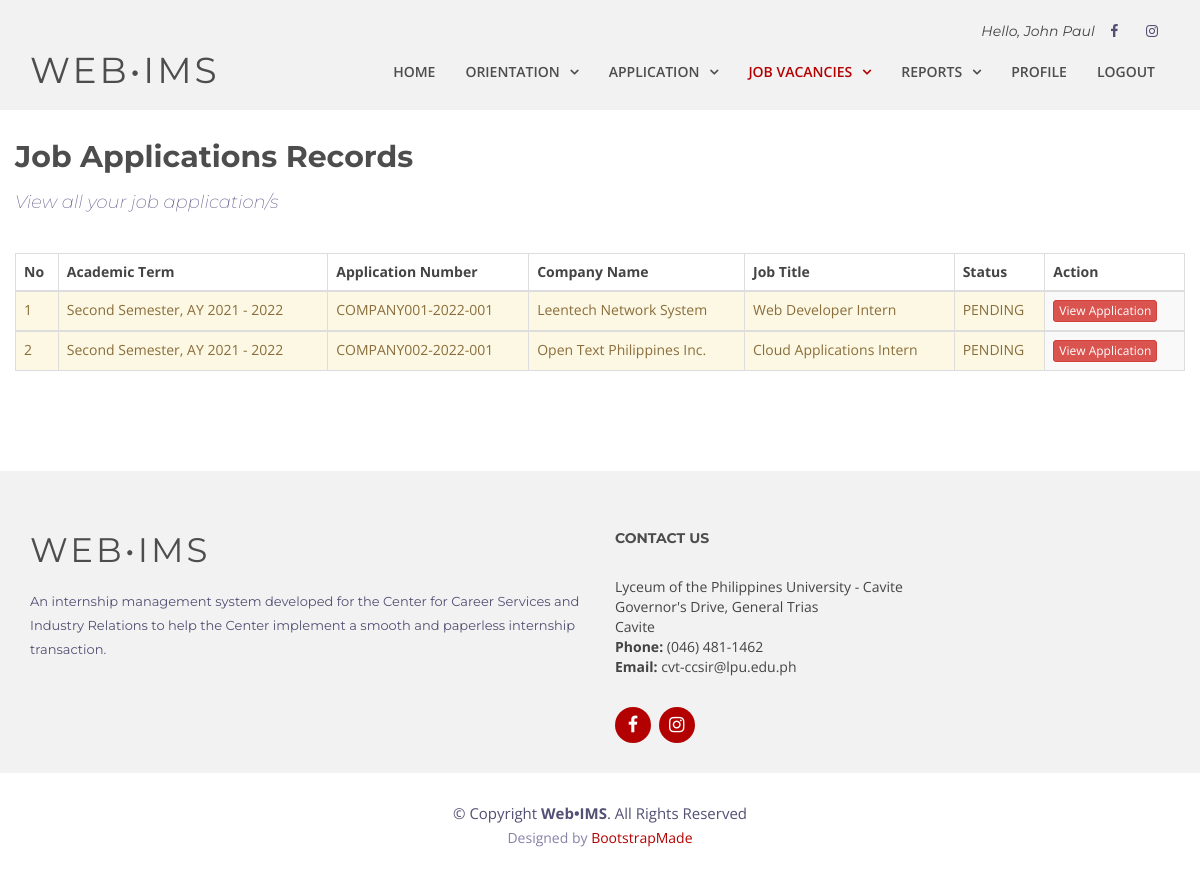
The app's page /student/vac-history.php (signed in) with its own data.
### tables this page shows
CREATE TABLE `tbl_job_application` (
  `job_application_id` varchar(50) NOT NULL,
  `job_id` varchar(50) NOT NULL,
  `userid` varchar(50) NOT NULL,
  `term_id` varchar(50) NOT NULL,
  `date_applied` varchar(50) NOT NULL,
  `date_confirmed` varchar(50) NOT NULL,
  `employer_confirmed` varchar(50) NOT NULL,
  `status_flag` tinyint(1) NOT NULL
);

CREATE TABLE `tbl_acad_term` (
  `term_id` varchar(50) NOT NULL,
  `term_name` varchar(250) NOT NULL,
  `term_from_year` varchar(50) NOT NULL,
  `term_to_year` varchar(50) NOT NULL,
  `current_flag` tinyint(1) NOT NULL,
  `active_flag` tinyint(1) NOT NULL,
  `delete_flag` tinyint(1) NOT NULL
);

CREATE TABLE `tbl_company` (
  `company_id` varchar(50) NOT NULL,
  `company_name` varchar(500) NOT NULL,
  `company_desc` varchar(1000) NOT NULL,
  `company_address_id` varchar(50) NOT NULL,
  `company_contact_id` varchar(50) NOT NULL,
  `company_moa_id` varchar(50) NOT NULL,
  `company_img` varchar(250) NOT NULL,
  `userid` varchar(50) NOT NULL,
  `date_modified` varchar(100) NOT NULL,
  `delete_flag` tinyint(1) NOT NULL
);

CREATE TABLE `tbl_job` (
  `job_id` varchar(50) NOT NULL,
  `job_name` varchar(500) NOT NULL,
  `job_desc` varchar(1000) NOT NULL,
  `num_vacancy` varchar(11) NOT NULL,
  `allowance_flag` tinyint(1) NOT NULL,
  `company_id` varchar(50) NOT NULL,
  `date_modified` varchar(100) NOT NULL,
  `userid` varchar(50) NOT NULL,
  `active_flag` tinyint(1) NOT NULL,
  `delete_flag` tinyint(1) NOT NULL
);

CREATE TABLE `tbl_status` (
  `status_id` int(11) NOT NULL,
  `status_name` varchar(50) NOT NULL
);

### student/vac-history.php (the view, shortened to what this page needs)
<?php
	include '../connect.php';
	$userid = $_SESSION['userid'];
	$query = "SELECT tbl_job_application.job_application_id, tbl_job_application.status_flag,
				tbl_job.job_name, tbl_company.company_name, tbl_status.status_name,
				tbl_acad_term.term_id, tbl_acad_term.term_name, tbl_acad_term.term_from_year, tbl_acad_term.term_to_year
			FROM tbl_job_application
			JOIN tbl_job ON tbl_job.job_id = tbl_job_application.job_id
			JOIN tbl_company ON tbl_company.company_id = tbl_job.company_id
			JOIN tbl_status ON tbl_status.status_id = tbl_job_application.status_flag
			JOIN tbl_acad_term ON tbl_acad_term.term_id = tbl_job_application.term_id
			WHERE tbl_job_application.userid = '$userid'";
	$result = mysqli_query($con, $query);
?>
<!DOCTYPE html>
<html lang="en">
	<head>
		<link href="../lib/font-awesome/css/font-awesome.min.css" rel="stylesheet">
		<link href="../lib/animate/animate.min.css" rel="stylesheet">
		<link href="../lib/ionicons/css/ionicons.min.css" rel="stylesheet">
		<link href="../lib/owlcarousel/assets/owl.carousel.min.css" rel="stylesheet">
		<link href="../lib/lightbox/css/lightbox.min.css" rel="stylesheet">
		<link href="../css/style.css" rel="stylesheet">
		<link href="../css/popup.css" rel="stylesheet">
		<link rel="stylesheet" href="https://maxcdn.bootstrapcdn.com/bootstrap/3.3.7/css/bootstrap.min.css" />
		<link href="https://cdnjs.cloudflare.com/ajax/libs/bootstrap-datepicker/1.5.0/css/bootstrap-datepicker.css" rel="stylesheet">
	</head>
	<body>
		<header id="header">
			<div id="topbar">
				<div class="container">
					<div class="social-links">
						<span style="font-size:14px; font-family: Montserrat, sans-serif; font-style: italic">Hello, <?php echo $_SESSION['fname']; ?> </span>
						<a href="https://www.facebook.com/lpu.csi.iao/" target="_blank" class="facebook"><i class="fa fa-facebook"></i></a>
						<a href="https://www.instagram.com/lpu.csi.iao/" target="_blank" class="instagram"><i class="fa fa-instagram"></i></a>
					</div>
				</div>
			</div>
			<div class="container">
				<div class="logo float-left">
					<h1 class="text-light"><a href="vac-history.php" class="scrollto"><span>Web•IMS</span></a></h1>
				</div>
				<nav class="main-nav float-right d-none d-lg-block">
					<ul>
						<li><a href="index.php">Home</a></li>
						<li class=" drop-down"><a href="orientation.php">Orientation</a>
						</li>
						<li class=" drop-down"><a href="application.php">Application</a>
						</li>
						<li class="active drop-down"><a href="vacancies.php">Job Vacancies</a>
						</li>
						<li class="drop-down"><a href="#">Reports</a>
						</li>
						<li><a href="profile.php">Profile</a></li>
						<li><a href="../login/logout.php">Logout</a></li>
					</ul>
				</nav>
			</div>
		</header>
		<main id="main">
			<section id="about" >
				<div class="container">
					<div class="row">
						<div class="about-content"  style="text-align:justify;">
							<h2>Job Applications Records</h2>
							<?php
								if(mysqli_num_rows($result) > 0){
							?>
									<h4>View all your job application/s</h4>
							<?php
								}
								else{
							?>
									<h4>Nothing to see here yet.</h4>
							<?php
								}
							?>
						</div>
						<br>
						<?php
							if(mysqli_num_rows($result) > 0){
						?>
								<form role="form" id="contact-form" method="post" action="vac-applications-view.php" enctype="multipart/form-data" >
								<div class="table-responsive">
									<div id="employee_table">
										<table id="user_data" class="table table-bordered table-striped">
											<thead>
												<tr>
													<th>No</th>
													<th>Academic Term</th>
													<th>Application Number</th>
													<th>Company Name</th>
													<th>Job Title</th>
													<th>Status</th>
													<th>Action</th>
												</tr>
											</thead>
											<?php
												while($row = mysqli_fetch_array($result)){
													$i = $i + 1;
													$company_name = $row["company_name"];
													$job_name = $row["job_name"];
													$job_application_id = $row["job_application_id"];
													$status_name = $row["status_name"];
													$status_flag = $row["status_flag"];
													$term_name = $row["term_name"];
													$term_from_year = $row["term_from_year"];
													$term_to_year = $row["term_to_year"];
													$term_desc = $term_name.", AY ".$term_from_year." - ".$term_to_year;
													if ($status_flag == '1'){
														$class = "alert alert-success";
													}
													else if ($status_flag == '2'){
														$class = "alert alert-warning";
													}
													else if ($status_flag == '0'){
														$class = "alert alert-danger";
													}
											?>
													<tbody >
														<td class="<?php echo $class; ?>"><?php echo $i; ?></td>
														<td class="<?php echo $class; ?>"><?php echo $term_desc; ?></td>
														<td class="<?php echo $class; ?>"><?php echo $job_application_id; ?></td>
														<td class="<?php echo $class; ?>"><?php echo $company_name; ?></td>
														<td class="<?php echo $class; ?>"><?php echo $job_name; ?></td>
														<td class="<?php echo $class; ?>"><?php echo strtoupper($status_name); ?></td>
														<td>
															<button type="submit" name="job_application_id" value="<?php echo $job_application_id; ?>" class="view btn btn-danger btn-xs active_flg">View Application</button>
														</td>
													</tbody>
											<?php
												}
											?>
										</table>
									</div>
								</div>
								</form>
						<?php
							}
						?>
					</div>
				</div>
			</section>
		</main>
		<footer id="footer" class="section-bg">
			<div class="footer-top">
				<div class="container">
					<div class="row">
						<div class="col-lg-6">
							<div class="footer-info">
								<h3>Web•IMS</h3>
								<p>An internship management system developed for the Center for Career Services and Industry Relations to help the Center implement a smooth and paperless internship transaction.</p>
							</div>
						</div>
						<div class="col-lg-6">
							<div class="footer-links">
								<h4>Contact Us</h4>
								<p>Lyceum of the Philippines University - Cavite  <br>
									Governor's Drive, General Trias <br>
									Cavite <br>
									<strong>Phone:</strong> (046) 481-1462 <br>
									<strong>Email:</strong> cvt-ccsir@lpu.edu.ph<br>
								</p>
							</div>
							<div class="social-links">
								<a href="https://www.facebook.com/lpu.csi.iao/" target="_blank" class="facebook"><i class="fa fa-facebook"></i></a>
								<a href="https://www.instagram.com/lpu.csi.iao/" target="_blank" class="instagram"><i class="fa fa-instagram"></i></a>
							</div>
						</div>
					</div>
				</div>
			</div>
			<div class="container">
				<div class="copyright">
					&copy; Copyright <strong>Web•IMS</strong>. All Rights Reserved
				</div>
				<div class="credits">
					Designed by <a href="https://bootstrapmade.com/">BootstrapMade</a>
				</div>
			</div>
		</footer>
	</body>
</html>

### css/style.css (style rules this page uses)
body { background: #fff; color: #444; font-family: "Open Sans", sans-serif; }
a { color: #b30000; transition: 0.5s; }
p { padding: 0; margin: 0 0 30px 0; }
h1, h2, h3, h4, h5, h6 { font-family: "Montserrat", sans-serif; font-weight: 400; margin: 0 0 20px 0; padding: 0; }
#topbar { padding: 0 0 10px 0; font-size: 14px; transition: all 0.5s; }
#topbar .social-links { text-align: right; }
#topbar .social-links a { color: #535074; padding: 4px 12px; display: inline-block; line-height: 1px; }
#header { height: 110px; transition: all 0.5s; z-index: 997; transition: all 0.5s; padding: 20px 0; position: fixed; left: 0; top: 0; right: 0; transition: all 0.5s; z-index: 997; }
#header .logo h1 { font-size: 36px; margin: 0; padding: 0; line-height: 1; font-weight: 400; letter-spacing: 3px; text-transform: uppercase; }
#header .logo h1 a, #header .logo h1 a:hover { color: #4d4d4d; text-decoration: none; }
.main-nav, .main-nav * { margin: 0; padding: 0; list-style: none; }
.main-nav > ul > li { position: relative; white-space: nowrap; float: left; }
.main-nav a { display: block; position: relative; color: #4d4d4d; padding: 10px 15px; transition: 0.3s; font-size: 14px; font-family: "Open Sans", sans-serif; text-transform: uppercase; font-weight: 600; }
.main-nav a:hover, .main-nav .active > a, .main-nav li:hover > a { color: #b30000; text-decoration: none; }
.main-nav .drop-down > a:after { content: "\f107"; font-family: FontAwesome; padding-left: 10px; }
.section-bg { background: #f2f2f2; }
#about { padding: 80px 0; }
#about .about-content { padding-top: 40px; }
#about .about-content h2 { color: #4d4d4d; font-family: "Montserrat", sans-serif; font-weight: 700; }
#about .about-content h4 { color: #696592; font-weight: 200; font-size: 18px; font-style: italic; }
#footer { padding: 0 0 30px 0; font-size: 14px; background: #fff; }
#footer .footer-top { padding: 60px 0 30px 0; background: #f2f2f2; }
#footer .footer-top .footer-info { margin-bottom: 30px; }
#footer .footer-top .footer-info h3 { font-size: 34px; margin: 0 0 20px 0; padding: 2px 0 2px 0; line-height: 1; font-family: "Montserrat", sans-serif; color: #4d4d4d; font-weight: 400; letter-spacing: 3px; text-transform: uppercase; }
#footer .footer-top .footer-info p { font-size: 13px; line-height: 24px; margin-bottom: 0; font-family: "Montserrat", sans-serif; color: #535074; }
#footer .footer-top .social-links a { font-size: 18px; display: inline-block; background: #b30000; color: #fff; line-height: 1; padding: 8px 0; margin-right: 4px; border-radius: 50%; text-align: center; width: 36px; height: 36px; transition: 0.3s; }
#footer .footer-top h4 { font-size: 14px; font-weight: bold; color: #4d4d4d; text-transform: uppercase; position: relative; padding-bottom: 10px; }
#footer .footer-top .footer-links { margin-bottom: 30px; }
#footer .copyright { text-align: center; padding-top: 30px; color: #535074; font-size: 15px; }
#footer .credits { text-align: center; font-size: 14px; padding-top: 4px; color: #8582a8; }
#footer .credits a { color: #b30000; }

### student/vac-history.php (style rules this page uses)
#header { background: #f2f2f2; }
#about { padding-top: 100px; }
.about-content { margin: auto; width: 100%; }
.float-left { float:left!important }
.float-right { float:right!important }
h1, h2, h3, h4, h5, h6 { font-family: "Montserrat", sans-serif; font-weight: 400; margin: 0 0 20px 0; padding: 0; }
body { background: #fff; color: #444; font-family: "Open Sans", sans-serif; }

### records on screen
tbl_job_application: term.term_to_year "Second Semester, AY 2021 - 2022", job_application_id "COMPANY001-2022-001", tbl_company.company_name "Leentech Network System", job.job_name "Web Developer Intern", tbl_status.status_name "PENDING"
tbl_job_application: term.term_to_year "Second Semester, AY 2021 - 2022", job_application_id "COMPANY002-2022-001", tbl_company.company_name "Open Text Philippines Inc.", job.job_name "Cloud Applications Intern", tbl_status.status_name "PENDING"

### other values on screen
$_SESSION['fname'] "John Paul"
